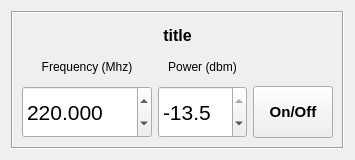
<?xml version="1.0" encoding="UTF-8"?>
<ui version="4.0">
 <class>Form</class>
 <widget class="QWidget" name="Form">
  <property name="geometry">
   <rect>
    <x>0</x>
    <y>0</y>
    <width>340</width>
    <height>160</height>
   </rect>
  </property>
  <property name="maximumSize">
   <size>
    <width>355</width>
    <height>160</height>
   </size>
  </property>
  <property name="windowTitle">
   <string>Form</string>
  </property>
  <layout class="QVBoxLayout" name="verticalLayout">
   <item>
    <widget class="QFrame" name="frame">
     <property name="frameShape">
      <enum>QFrame::Box</enum>
     </property>
     <property name="frameShadow">
      <enum>QFrame::Sunken</enum>
     </property>
     <layout class="QGridLayout" name="gridLayout" rowstretch="1,1,2" columnstretch="2,2,1" columnminimumwidth="130,80,10">
      <property name="sizeConstraint">
       <enum>QLayout::SetDefaultConstraint</enum>
      </property>
      <item row="1" column="0">
       <widget class="QLabel" name="label">
        <property name="sizePolicy">
         <sizepolicy hsizetype="Preferred" vsizetype="Minimum">
          <horstretch>0</horstretch>
          <verstretch>0</verstretch>
         </sizepolicy>
        </property>
        <property name="text">
         <string>Frequency (Mhz)</string>
        </property>
        <property name="alignment">
         <set>Qt::AlignCenter</set>
        </property>
       </widget>
      </item>
      <item row="1" column="1">
       <widget class="QLabel" name="label_2">
        <property name="sizePolicy">
         <sizepolicy hsizetype="Preferred" vsizetype="Minimum">
          <horstretch>0</horstretch>
          <verstretch>0</verstretch>
         </sizepolicy>
        </property>
        <property name="text">
         <string>Power (dbm)</string>
        </property>
        <property name="alignment">
         <set>Qt::AlignCenter</set>
        </property>
       </widget>
      </item>
      <item row="0" column="0" colspan="3">
       <widget class="QLabel" name="title">
        <property name="sizePolicy">
         <sizepolicy hsizetype="Preferred" vsizetype="Minimum">
          <horstretch>0</horstretch>
          <verstretch>0</verstretch>
         </sizepolicy>
        </property>
        <property name="font">
         <font>
          <pointsize>12</pointsize>
          <weight>75</weight>
          <bold>true</bold>
         </font>
        </property>
        <property name="text">
         <string>title</string>
        </property>
        <property name="alignment">
         <set>Qt::AlignCenter</set>
        </property>
       </widget>
      </item>
      <item row="2" column="1">
       <widget class="QDoubleSpinBox" name="spinPower">
        <property name="sizePolicy">
         <sizepolicy hsizetype="Preferred" vsizetype="Preferred">
          <horstretch>0</horstretch>
          <verstretch>0</verstretch>
         </sizepolicy>
        </property>
        <property name="font">
         <font>
          <pointsize>16</pointsize>
         </font>
        </property>
        <property name="keyboardTracking">
         <bool>false</bool>
        </property>
        <property name="decimals">
         <number>1</number>
        </property>
        <property name="minimum">
         <double>-145.000000000000000</double>
        </property>
        <property name="maximum">
         <double>-13.500000000000000</double>
        </property>
        <property name="singleStep">
         <double>0.100000000000000</double>
        </property>
        <property name="value">
         <double>-13.500000000000000</double>
        </property>
       </widget>
      </item>
      <item row="2" column="2">
       <widget class="QPushButton" name="buttonSwitch">
        <property name="sizePolicy">
         <sizepolicy hsizetype="Fixed" vsizetype="Preferred">
          <horstretch>0</horstretch>
          <verstretch>0</verstretch>
         </sizepolicy>
        </property>
        <property name="minimumSize">
         <size>
          <width>80</width>
          <height>0</height>
         </size>
        </property>
        <property name="maximumSize">
         <size>
          <width>80</width>
          <height>16777215</height>
         </size>
        </property>
        <property name="font">
         <font>
          <pointsize>11</pointsize>
          <weight>75</weight>
          <bold>true</bold>
         </font>
        </property>
        <property name="text">
         <string>On/Off</string>
        </property>
        <property name="checkable">
         <bool>true</bool>
        </property>
        <property name="checked">
         <bool>false</bool>
        </property>
        <property name="autoDefault">
         <bool>false</bool>
        </property>
       </widget>
      </item>
      <item row="2" column="0">
       <widget class="QDoubleSpinBox" name="spinFreq">
        <property name="sizePolicy">
         <sizepolicy hsizetype="Preferred" vsizetype="Preferred">
          <horstretch>0</horstretch>
          <verstretch>0</verstretch>
         </sizepolicy>
        </property>
        <property name="font">
         <font>
          <pointsize>16</pointsize>
         </font>
        </property>
        <property name="keyboardTracking">
         <bool>false</bool>
        </property>
        <property name="decimals">
         <number>3</number>
        </property>
        <property name="minimum">
         <double>190.000000000000000</double>
        </property>
        <property name="maximum">
         <double>250.000000000000000</double>
        </property>
        <property name="singleStep">
         <double>0.010000000000000</double>
        </property>
        <property name="value">
         <double>220.000000000000000</double>
        </property>
       </widget>
      </item>
     </layout>
    </widget>
   </item>
  </layout>
 </widget>
 <resources/>
 <connections/>
</ui>
